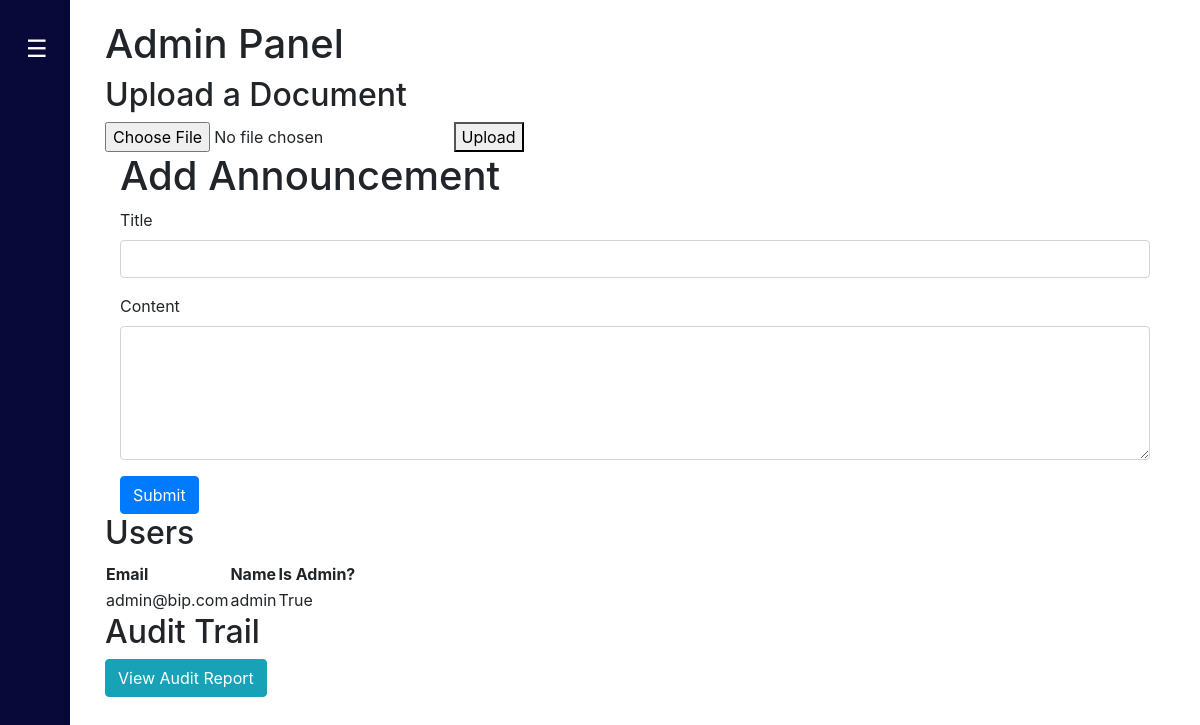
Page /admin (signed in) on the earlier database version.
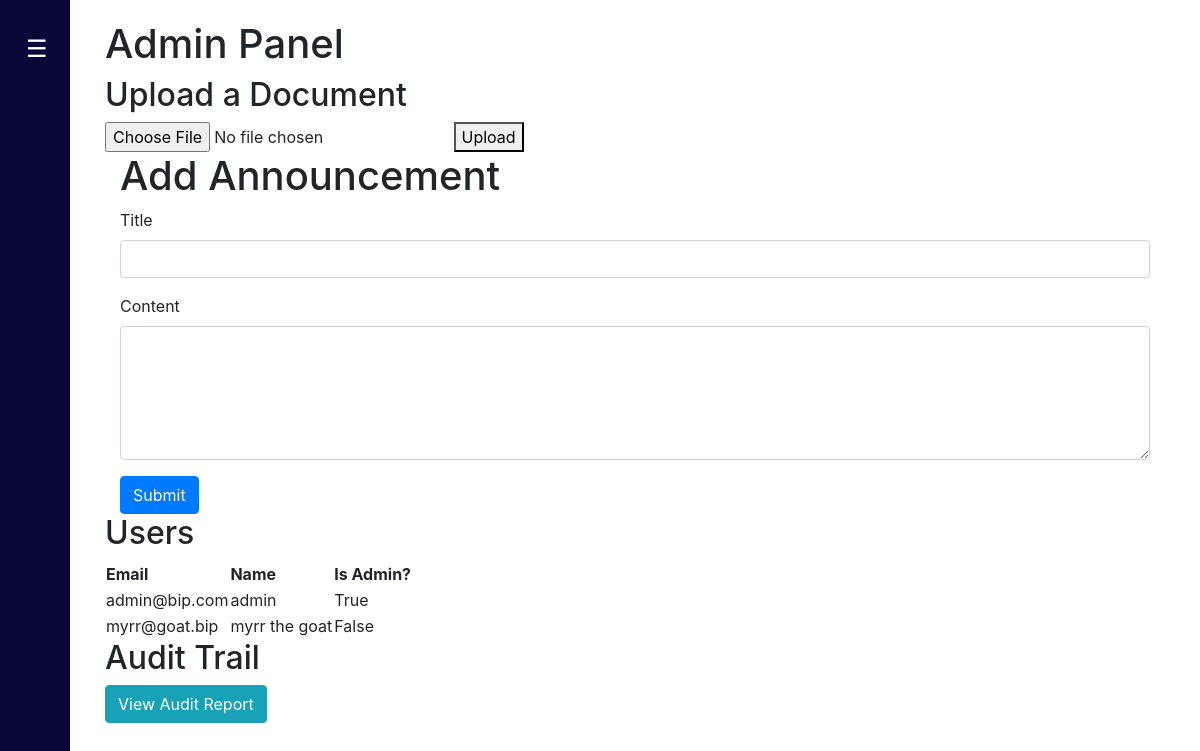
Same page on the later database version.
### Website/models.py (models this page shows, shortened)
class User(db.Model, UserMixin):
    id = db.Column(db.Integer, primary_key=True)
    email = db.Column(db.String(150), unique=True, nullable=False)
    firstName = db.Column(db.String(150), nullable=False)  # For first name
    password = db.Column(db.String(150), nullable=False)  # For storing password hash
    is_admin = db.Column(db.Boolean, default=False)  # Optional: for admin flag

### Website/views.py (the view)
@views.route('/admin', methods=['GET', 'POST'])
@login_required
def admin_panel():
    if not current_user.is_admin:
        return render_template("home.html", user=current_user)  # Redirect non-admin users to home page
    users = User.query.all()
    return render_template('/admin_panel.html', users=users, user=current_user)

### Website/templates/admin_panel.html (shortened to what this page needs)
{% extends "base.html" %}
{% block content %}
    <h1>Admin Panel</h1>
    <h2>Upload a Document</h2>
    <form action="{{ url_for('views.upload_document') }}" method="POST" enctype="multipart/form-data">
        <input type="file" name="file" required>
        <button type="submit">Upload</button>
    </form>
    <div class="container">
        <h1>Add Announcement</h1>
        <form action="{{ url_for('views.add_announcement') }}" method="POST">
            <div class="form-group">
                <label for="title">Title</label>
                <input type="text" class="form-control" id="title" name="title" required>
            </div>
            <div class="form-group">
                <label for="content">Content</label>
                <textarea class="form-control" id="content" name="content" rows="5" required></textarea>
            </div>
            <button type="submit" class="btn btn-primary">Submit</button>
        </form>
    </div>
    <h2>Users</h2>
    <table>
        <tr>
            <th>Email</th>
            <th>Name</th>
            <th>Is Admin?</th>
        </tr>
        {% for user in users %}
            <tr>
                <td>{{ user.email }}</td>
                <td>{{ user.firstName }} {{ user.lastName }}</td>
                <td>{{ user.is_admin }}</td>
            </tr>
        {% endfor %}
    </table>
    <h2>Audit Trail</h2>
<a href="{{ url_for('views.audit_report') }}" class="btn btn-info">View Audit Report</a>
{% endblock %}

Differences in the rows shown:
added User: email "myrr@goat.bip", firstName "myrr the goat", is_admin "False"
